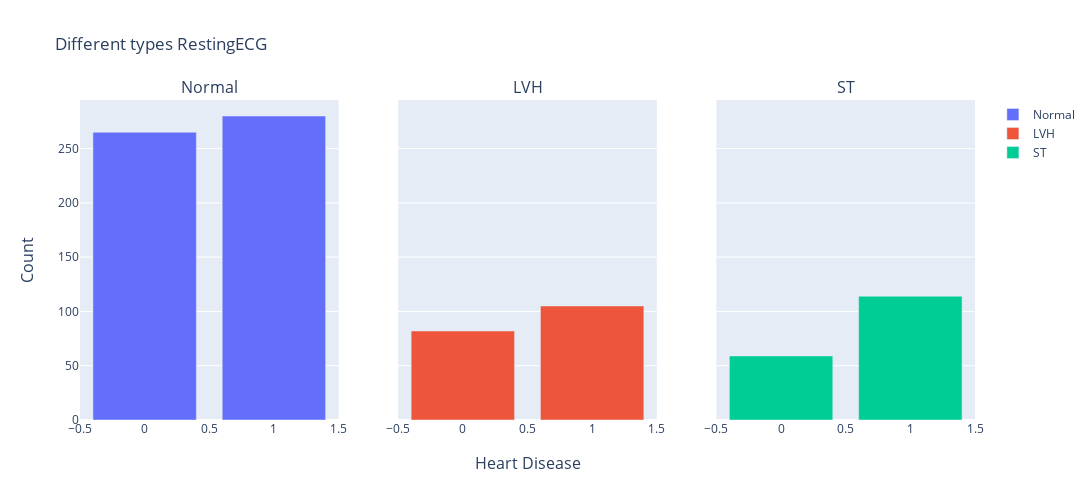

Notebook cell for this chart:
### Markdown cell above
It is clearly evident that, most of the patients who experienced asymptomatic chest pain are diagnosed with heart attack while the least being typical angina.
About 79% of patients who experienced asymptomatic chest pain gor heart disease while the remaining 21% didn't get one.

### Code cell
plot_bar(heart, subplot_titles = list(heart['RestingECG'].value_counts(ascending = False).index), ncols = 3, feature = 'RestingECG', plot_title = 'Different types RestingECG')

### Figure 1 — Plotly figure (JSON) as saved in the notebook; plotly's stock layout.template omitted (floating-point values rounded to 4 significant figures)
{"data": [{"name": "Normal", "type": "bar", "x": [1, 0], "xaxis": "x", "y": [280, 265], "yaxis": "y"}, {"name": "LVH", "type": "bar", "x": [1, 0], "xaxis": "x2", "y": [105, 82], "yaxis": "y2"}, {"name": "ST", "type": "bar", "x": [1, 0], "xaxis": "x3", "y": [114, 59], "yaxis": "y3"}], "layout": {"annotations": [{"font": {"size": 16}, "showarrow": false, "text": "Normal", "x": 0.1444, "xanchor": "center", "xref": "paper", "y": 1, "yanchor": "bottom", "yref": "paper"}, {"font": {"size": 16}, "showarrow": false, "text": "LVH", "x": 0.5, "xanchor": "center", "xref": "paper", "y": 1, "yanchor": "bottom", "yref": "paper"}, {"font": {"size": 16}, "showarrow": false, "text": "ST", "x": 0.8556, "xanchor": "center", "xref": "paper", "y": 1, "yanchor": "bottom", "yref": "paper"}, {"font": {"size": 16}, "showarrow": false, "text": "Heart Disease", "x": 0.5, "xanchor": "center", "xref": "paper", "y": 0, "yanchor": "top", "yref": "paper", "yshift": -30}, {"font": {"size": 16}, "showarrow": false, "text": "Count", "textangle": -90, "x": 0, "xanchor": "right", "xref": "paper", "xshift": -40, "y": 0.5, "yanchor": "middle", "yref": "paper"}], "height": 500, "title": {"text": "Different types RestingECG"}, "width": 1500, "xaxis": {"anchor": "y", "domain": [0, 0.2889]}, "xaxis2": {"anchor": "y2", "domain": [0.3556, 0.6444]}, "xaxis3": {"anchor": "y3", "domain": [0.7111, 1]}, "yaxis": {"anchor": "x", "domain": [0, 1]}, "yaxis2": {"anchor": "x2", "domain": [0, 1], "matches": "y", "showticklabels": false}, "yaxis3": {"anchor": "x3", "domain": [0, 1], "matches": "y", "showticklabels": false}}}
